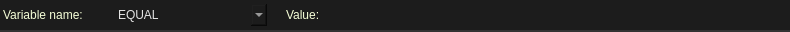
<?xml version="1.0" encoding="UTF-8"?>
<ui version="4.0">
 <class>Widget</class>
 <widget class="QWidget" name="Widget">
  <property name="geometry">
   <rect>
    <x>0</x>
    <y>0</y>
    <width>790</width>
    <height>32</height>
   </rect>
  </property>
  <property name="minimumSize">
   <size>
    <width>0</width>
    <height>0</height>
   </size>
  </property>
  <property name="maximumSize">
   <size>
    <width>16777215</width>
    <height>32</height>
   </size>
  </property>
  <property name="windowTitle">
   <string>Form</string>
  </property>
  <property name="styleSheet">
   <string notr="true">.QWidget {
    font: 580 10pt &quot;Segoe UI&quot;;
    border: 2px solid black;
    border-radius: 0px;
    border-left: 0px;
    border-right: 0px;
	border-top: 0px;
    border-color: rgba(50, 50, 50, 255);
    padding: 8px;
    padding-left: 6px;
    padding-right: 6px;
    color: #E3E3E3;
    background-color: #1C1C1C;
}

.QWidget::hover {
}
.QWidget::selected {
    background-color: #414956;
}</string>
  </property>
  <layout class="QVBoxLayout" name="verticalLayout">
   <property name="spacing">
    <number>0</number>
   </property>
   <property name="leftMargin">
    <number>0</number>
   </property>
   <property name="topMargin">
    <number>0</number>
   </property>
   <property name="rightMargin">
    <number>0</number>
   </property>
   <property name="bottomMargin">
    <number>0</number>
   </property>
   <item>
    <widget class="QFrame" name="frame_2">
     <property name="minimumSize">
      <size>
       <width>0</width>
       <height>32</height>
      </size>
     </property>
     <property name="maximumSize">
      <size>
       <width>16777215</width>
       <height>32</height>
      </size>
     </property>
     <property name="styleSheet">
      <string notr="true">.QFrame {
    font: 580 10pt &quot;Segoe UI&quot;;
    border: 2px solid black;
    border-radius: 0px;
    border-left: 0px;
    border-right: 0px;
	border-top: 0px;
    border-color: rgba(50, 50, 50, 255);
    color: #E3E3E3;
    background-color: #1C1C1C;
}

.QFrame::hover {
}
.QFrame::selected {
    background-color: #414956;
}</string>
     </property>
     <property name="frameShape">
      <enum>QFrame::Shape::StyledPanel</enum>
     </property>
     <property name="frameShadow">
      <enum>QFrame::Shadow::Raised</enum>
     </property>
     <property name="lineWidth">
      <number>0</number>
     </property>
     <layout class="QHBoxLayout" name="horizontalLayout_3">
      <property name="spacing">
       <number>16</number>
      </property>
      <property name="leftMargin">
       <number>0</number>
      </property>
      <property name="topMargin">
       <number>0</number>
      </property>
      <property name="rightMargin">
       <number>0</number>
      </property>
      <property name="bottomMargin">
       <number>0</number>
      </property>
      <item>
       <layout class="QHBoxLayout" name="layout_2">
        <property name="sizeConstraint">
         <enum>QLayout::SizeConstraint::SetFixedSize</enum>
        </property>
        <item>
         <widget class="QLabel" name="property_class_2">
          <property name="sizePolicy">
           <sizepolicy hsizetype="Fixed" vsizetype="Preferred">
            <horstretch>0</horstretch>
            <verstretch>0</verstretch>
           </sizepolicy>
          </property>
          <property name="styleSheet">
           <string notr="true">border:0px;
background-color: rgba(255, 255, 255, 0);
font: 8pt &quot;Segoe UI&quot;;
padding-right: 16px;

color: rgb(246, 255, 216);</string>
          </property>
          <property name="text">
           <string>Variable name:</string>
          </property>
         </widget>
        </item>
        <item>
         <widget class="QComboBox" name="comparison">
          <property name="sizePolicy">
           <sizepolicy hsizetype="Fixed" vsizetype="Fixed">
            <horstretch>0</horstretch>
            <verstretch>0</verstretch>
           </sizepolicy>
          </property>
          <property name="styleSheet">
           <string notr="true">QComboBox {
    font: 580 8pt &quot;Segoe UI&quot;;
    border: 2px solid black;
    border-radius: 0px;
    border-color: rgba(80, 80, 80, 255);
    height: 18px;
    padding-top: 2px;
    padding-bottom: 2px;
	border-top:none;
border-bottom:none;
border:none;
    color: #E3E3E3;
    background-color: #1C1C1C;
}

QComboBox:hover {
    background-color: #414956;
    color: white;
}

QComboBox:pressed {
}

QComboBox:item {
    font: 580  8pt &quot;Segoe UI&quot;;
    color: #E3E3E3;
    padding-left: 5px;
    background-color: #1C1C1C;
    border-style: none;
}

QComboBox::drop-down {
    color: #E3E3E3;
    padding: 2px;
    background: url(://icons/arrow_drop_down_16dp.svg) no-repeat center;
    border-bottom: 0px solid black;
    border-top: 0px solid black;
    border-right: 0px;
    border-left: 2px solid;
    margin-left: 5px;
    padding: 5px;
    width: 7px;
    border-color: rgba(80, 80, 80, 255);
    background-color: #1C1C1C;
border:none;
}

QComboBox::drop-down:hover {
    background-color: #414956;
    color: white;
}


QComboBox QAbstractItemView {
    border: 2px solid gray;
    border-color: rgba(80, 80, 80, 255);
    selection-background-color: #414956;
    background-color: #1C1C1C;
}


QComboBox QAbstractItemView::item {
    height: 16px; /* Set the height of each item */
    padding: 4px; /* Add padding to each item */
    padding-left: 5px;
    padding-right: 5px;
    color: #ff8a8a8a;
    border-style: none;
    border-bottom: 0.5px solid black;
    border-color: rgba(255, 255, 255, 10);
}


QComboBox QAbstractItemView::item:selected {
    height: 16px; /* Set the height of each item */
    padding: 4px; /* Add padding to each item */
    padding-left: 5px;
    padding-right: 5px;
    background-color: #414956;
    color: white;
    border: none; /* Remove border */
    outline: none; /* Remove outline */
}
</string>
          </property>
          <property name="currentIndex">
           <number>0</number>
          </property>
          <item>
           <property name="text">
            <string>EQUAL</string>
           </property>
          </item>
          <item>
           <property name="text">
            <string>NOT_EQUAL</string>
           </property>
          </item>
          <item>
           <property name="text">
            <string>LESS</string>
           </property>
          </item>
          <item>
           <property name="text">
            <string>LESS_OR_EQUAL</string>
           </property>
          </item>
          <item>
           <property name="text">
            <string>GREATER</string>
           </property>
          </item>
          <item>
           <property name="text">
            <string>GREATER_OR_EQUAL</string>
           </property>
          </item>
         </widget>
        </item>
        <item>
         <widget class="QLabel" name="property_class_3">
          <property name="sizePolicy">
           <sizepolicy hsizetype="Fixed" vsizetype="Preferred">
            <horstretch>0</horstretch>
            <verstretch>0</verstretch>
           </sizepolicy>
          </property>
          <property name="styleSheet">
           <string notr="true">border:0px;
background-color: rgba(255, 255, 255, 0);
font: 8pt &quot;Segoe UI&quot;;
padding-right: 16px;

color: rgb(246, 255, 216);</string>
          </property>
          <property name="text">
           <string>Value:</string>
          </property>
         </widget>
        </item>
        <item>
         <spacer name="horizontalSpacer_2">
          <property name="orientation">
           <enum>Qt::Orientation::Horizontal</enum>
          </property>
          <property name="sizeHint" stdset="0">
           <size>
            <width>40</width>
            <height>20</height>
           </size>
          </property>
         </spacer>
        </item>
       </layout>
      </item>
     </layout>
    </widget>
   </item>
  </layout>
 </widget>
 <resources/>
 <connections/>
</ui>
